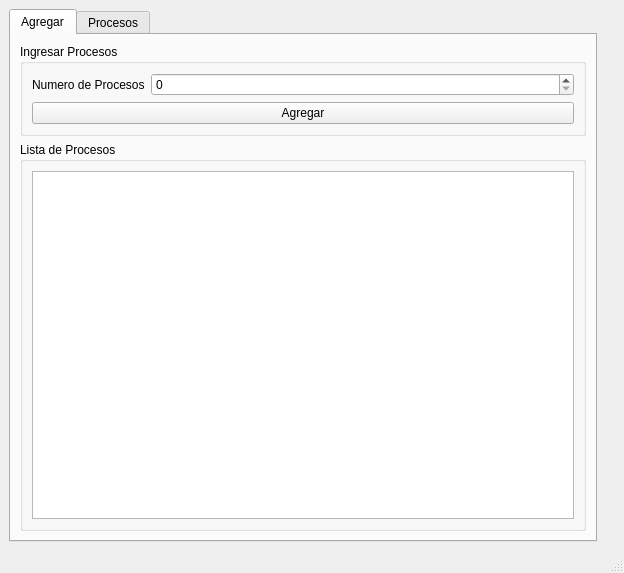
<?xml version="1.0" encoding="UTF-8"?>
<ui version="4.0">
 <class>MainWindow</class>
 <widget class="QMainWindow" name="MainWindow">
  <property name="geometry">
   <rect>
    <x>0</x>
    <y>0</y>
    <width>624</width>
    <height>573</height>
   </rect>
  </property>
  <property name="windowTitle">
   <string>MainWindow</string>
  </property>
  <widget class="QWidget" name="centralwidget">
   <layout class="QFormLayout" name="formLayout_2">
    <item row="0" column="0">
     <widget class="QTabWidget" name="tabWidget">
      <property name="currentIndex">
       <number>0</number>
      </property>
      <widget class="QWidget" name="tab">
       <attribute name="title">
        <string>Agregar</string>
       </attribute>
       <layout class="QGridLayout" name="gridLayout_5">
        <item row="0" column="0">
         <widget class="QGroupBox" name="groupBox_ingresarProcesos">
          <property name="title">
           <string>Ingresar Procesos</string>
          </property>
          <layout class="QFormLayout" name="formLayout">
           <item row="0" column="0">
            <widget class="QLabel" name="label">
             <property name="text">
              <string>Numero de Procesos</string>
             </property>
            </widget>
           </item>
           <item row="0" column="1">
            <widget class="QSpinBox" name="spinBox_numeroProcesos"/>
           </item>
           <item row="1" column="0" colspan="2">
            <widget class="QPushButton" name="pushButton_agregarProcesos">
             <property name="text">
              <string>Agregar</string>
             </property>
            </widget>
           </item>
          </layout>
         </widget>
        </item>
        <item row="1" column="0">
         <widget class="QGroupBox" name="groupBox_listaProcesos">
          <property name="title">
           <string>Lista de Procesos</string>
          </property>
          <layout class="QHBoxLayout" name="horizontalLayout">
           <item>
            <widget class="QPlainTextEdit" name="plainTextEdit_listaProcesos"/>
           </item>
          </layout>
         </widget>
        </item>
       </layout>
      </widget>
      <widget class="QWidget" name="tab_2">
       <attribute name="title">
        <string>Procesos</string>
       </attribute>
       <layout class="QGridLayout" name="gridLayout_4">
        <item row="0" column="0">
         <widget class="QGroupBox" name="groupBox_2">
          <property name="title">
           <string>Estatus</string>
          </property>
          <layout class="QGridLayout" name="gridLayout_6">
           <item row="1" column="1">
            <widget class="QLineEdit" name="lineEdit_lotesPendientes">
             <property name="readOnly">
              <bool>true</bool>
             </property>
            </widget>
           </item>
           <item row="1" column="0">
            <widget class="QLabel" name="label_7">
             <property name="text">
              <string>Lotes Pendientes</string>
             </property>
            </widget>
           </item>
           <item row="2" column="0" colspan="2">
            <widget class="QPushButton" name="pushButton_iniciar">
             <property name="text">
              <string>Iniciar</string>
             </property>
            </widget>
           </item>
           <item row="0" column="0">
            <widget class="QLabel" name="label_6">
             <property name="text">
              <string>Contador Global</string>
             </property>
            </widget>
           </item>
           <item row="0" column="1">
            <widget class="QLCDNumber" name="lcdNumber"/>
           </item>
          </layout>
         </widget>
        </item>
        <item row="0" column="1" rowspan="2">
         <widget class="QGroupBox" name="groupBox_4">
          <property name="title">
           <string>Proceso en ejecución</string>
          </property>
          <layout class="QGridLayout" name="gridLayout_2">
           <item row="0" column="0">
            <widget class="QTableWidget" name="tableWidget_procesoEjecucion">
             <property name="rowCount">
              <number>5</number>
             </property>
             <property name="columnCount">
              <number>1</number>
             </property>
             <row>
              <property name="text">
               <string>Programa</string>
              </property>
             </row>
             <row>
              <property name="text">
               <string>Operación</string>
              </property>
             </row>
             <row>
              <property name="text">
               <string>Tiempo Estimado</string>
              </property>
             </row>
             <row>
              <property name="text">
               <string>Tiempo Transcurrido</string>
              </property>
             </row>
             <row>
              <property name="text">
               <string>Tiempo Restante</string>
              </property>
             </row>
             <column/>
            </widget>
           </item>
          </layout>
         </widget>
        </item>
        <item row="2" column="0" colspan="2">
         <widget class="QGroupBox" name="groupBox_5">
          <property name="title">
           <string>Procesos terminados</string>
          </property>
          <layout class="QGridLayout" name="gridLayout_3">
           <item row="0" column="0">
            <widget class="QTableWidget" name="tableWidget_procesosTerminados">
             <property name="columnCount">
              <number>5</number>
             </property>
             <column>
              <property name="text">
               <string>Programa</string>
              </property>
             </column>
             <column>
              <property name="text">
               <string>Primer Dato</string>
              </property>
             </column>
             <column>
              <property name="text">
               <string>Operación</string>
              </property>
             </column>
             <column>
              <property name="text">
               <string>Segundo Dato</string>
              </property>
             </column>
             <column>
              <property name="text">
               <string>Resultado</string>
              </property>
             </column>
            </widget>
           </item>
          </layout>
         </widget>
        </item>
        <item row="1" column="0">
         <widget class="QGroupBox" name="groupBox_3">
          <property name="title">
           <string>Lote en ejecución</string>
          </property>
          <layout class="QGridLayout" name="gridLayout">
           <item row="0" column="0">
            <widget class="QTableWidget" name="tableWidget_loteEjecucion">
             <property name="rowCount">
              <number>0</number>
             </property>
             <property name="columnCount">
              <number>2</number>
             </property>
             <column>
              <property name="text">
               <string>Programa</string>
              </property>
             </column>
             <column>
              <property name="text">
               <string>Tiempo Estimado</string>
              </property>
             </column>
            </widget>
           </item>
          </layout>
         </widget>
        </item>
       </layout>
      </widget>
     </widget>
    </item>
   </layout>
  </widget>
  <widget class="QMenuBar" name="menubar">
   <property name="geometry">
    <rect>
     <x>0</x>
     <y>0</y>
     <width>624</width>
     <height>21</height>
    </rect>
   </property>
  </widget>
  <widget class="QStatusBar" name="statusbar"/>
 </widget>
 <tabstops>
  <tabstop>pushButton_agregarProcesos</tabstop>
  <tabstop>lineEdit_lotesPendientes</tabstop>
  <tabstop>tableWidget_loteEjecucion</tabstop>
  <tabstop>tableWidget_procesoEjecucion</tabstop>
 </tabstops>
 <resources/>
 <connections/>
</ui>
